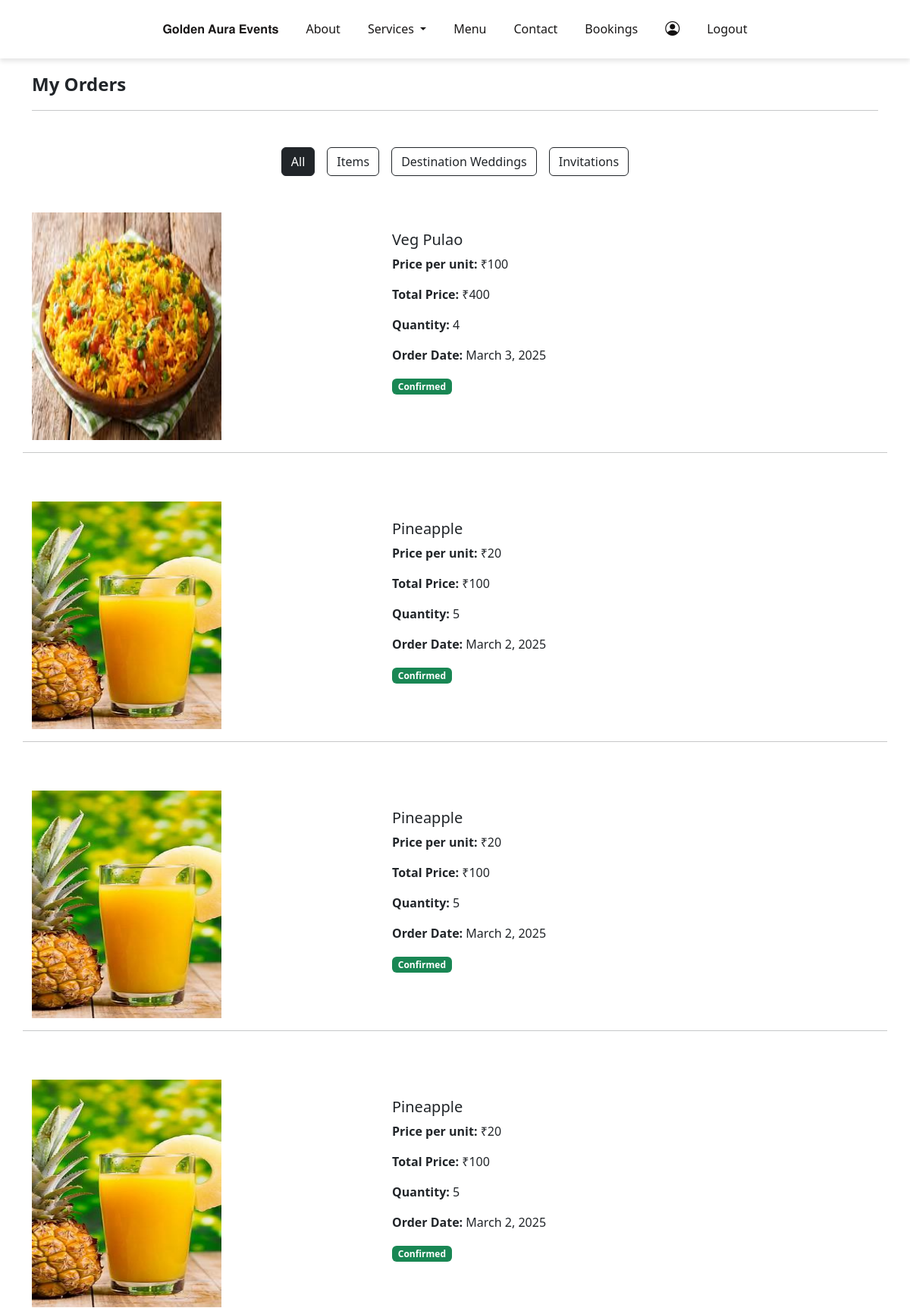
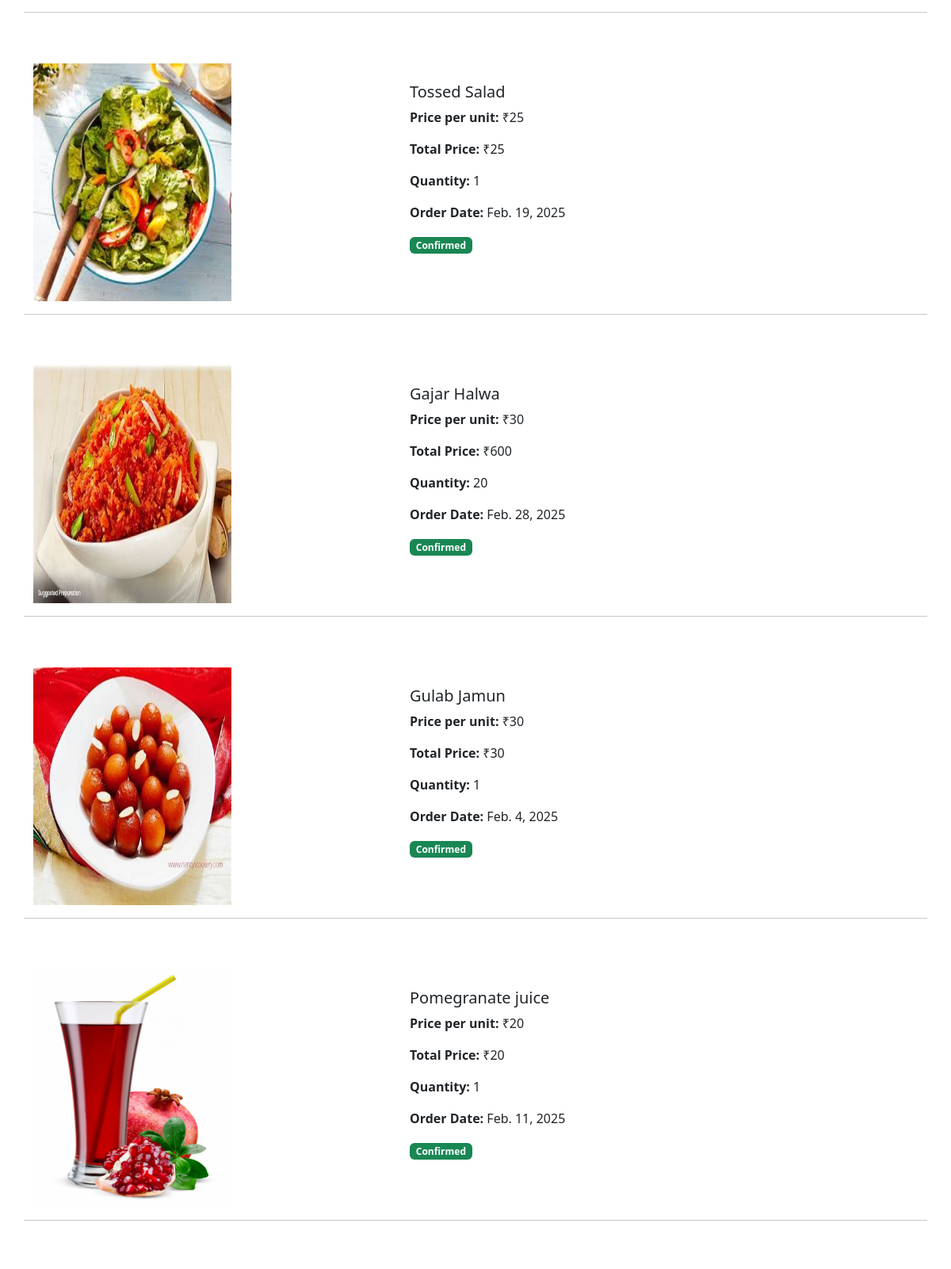
Page /view_bookings/ (signed in, upper part) on the committed database (2 pictures, top to bottom).
### app/models.py (models this page shows, shortened)
class BuyItem(models.Model):
    user=models.ForeignKey(User,on_delete=models.CASCADE)
    item = models.ForeignKey(Item, on_delete=models.CASCADE)
    quantity = models.PositiveIntegerField(default=1)
    price=models.IntegerField()
    date = models.DateField()
    purchase_date = models.DateField(auto_now_add=True)
    address = models.ForeignKey(Address, on_delete=models.CASCADE)
    is_confirmed = models.BooleanField(default=False)
    order=models.ForeignKey(Order,on_delete=models.CASCADE,null=True)

class Item(models.Model):
    category = models.ForeignKey(ItemCategory, on_delete=models.CASCADE)
    name = models.CharField(max_length=100)
    img = models.FileField()

### app/views.py (the view)
# urls.py: path('view_bookings/', views.view_bookings, name='view_bookings'),
def view_bookings(req):
    user = get_object_or_404(User, username=req.session.get('user'))
    items = BuyItem.objects.filter(user=user).select_related('item').order_by('-id')
    weddings = BuyDesWedding.objects.filter(user=user).select_related('des').order_by('-id')
    invitations = BuyInv.objects.filter(user=user).select_related('inv').order_by('-id')
    for booking in items:
        booking.total_price = booking.price * booking.quantity
    for booking in invitations:
        booking.total_price = booking.price * booking.qty
    for booking in weddings:
        booking.total_price = booking.price  # No quantity field, so just assign price
    context = {
        'items': items,
        'weddings': weddings,
        'invitations': invitations,
    }
    return render(req, 'user/view_bookings.html', context)

### templates/user/view_bookings.html (shortened to what this page needs)
<!DOCTYPE html>
<html lang="en">
<head>
    {% load static %}
    <link rel="stylesheet" href="{% static '/css/user_home.css' %}">
    <link href="https://cdn.jsdelivr.net/npm/bootstrap@5.3.0-alpha1/dist/css/bootstrap.min.css" rel="stylesheet">
  <link rel="stylesheet" href="https://cdn.jsdelivr.net/npm/bootstrap-icons@1.11.3/font/bootstrap-icons.min.css">
  <link rel="stylesheet" href="https://cdnjs.cloudflare.com/ajax/libs/font-awesome/6.5.1/css/all.min.css">
</head>
<body>
  <nav class="navbar navbar-expand-lg">
    <div class="container-fluid">
        <div class="collapse navbar-collapse" id="navbarNav">
            <ul class="navbar-nav ms-auto">
                <li class="nav-item">
                    <a class="nav-link" href="../">𝐆𝐨𝐥𝐝𝐞𝐧 𝐀𝐮𝐫𝐚 𝐄𝐯𝐞𝐧𝐭𝐬 </a>
                </li>
                <li class="nav-item">
                    <a class="nav-link" href="../about">About</a>
                </li>
                <li class="nav-item dropdown">
                    <a class="nav-link dropdown-toggle" href="#" id="navbarDropdown" role="button" data-bs-toggle="dropdown" aria-expanded="false">
                        Services
                    </a>
                </li>
                <li class="nav-item">
                    <a class="nav-link" href="../item">Menu</a>
                </li>
                <li class="nav-item">
                    <a class="nav-link" href="../contact">Contact</a>
                </li>
                <li class="nav-item">
                    <a class="nav-link" href="../view_bookings">Bookings</a>
                </li>
                <li class="nav-item">
                    <a class="nav-link" href="../profile">
                      <i style="color:rgb(19, 17, 17); font-weight: bolder; font-size: 19px;" class="bi bi-person-circle"></i>
                    </a>
                </li>
                <li class="nav-item">
                    <a class="nav-link" href="../logout">Logout</a>
                </li>
            </ul>
        </div>
    </div>
</nav>
<div class="container mt-3">
  <b style="font-size: 1.5rem;">My Orders</b>
  <hr class="mt-3 mb-5">
  <div class="d-flex justify-content-center mb-4">
      <button class="btn btn-outline-dark mx-2 active" onclick="filterOrders('all')">All</button>
      <button class="btn btn-outline-dark mx-2" onclick="filterOrders('items')">Items</button>
      <button class="btn btn-outline-dark mx-2" onclick="filterOrders('weddings')">Destination Weddings</button>
      <button class="btn btn-outline-dark mx-2" onclick="filterOrders('invitations')">Invitations</button>
  </div>
  {% for order in items %}
  <div class="order-card items row mt-5">
      <div class="col-lg-5">
          <img src="{{ order.item.img.url }}" class="img-fluid" alt="Item Image" style="width:250px; height: 300px;">
      </div>
      <div class="col-lg-6 mt-4">
          <h5>{{ order.item.name }}</h5>
          <p><b>Price per unit:</b> ₹{{ order.price }}</p>
          <p><b>Total Price:</b> ₹{{ order.total_price }}</p>
          <p><b>Quantity:</b> {{ order.quantity }}</p>
          <p><b>Order Date:</b> {{ order.date }}</p>
          <div>
              <span class="badge {% if order.is_confirmed %}bg-success{% else %}bg-warning{% endif %}">
                  {% if order.is_confirmed %}Confirmed{% else %}Pending{% endif %}
              </span>
          </div>
      </div>
      <hr class="mt-3 mb-3">
  </div>
  {% endfor %}
</div>
</body>
</html>

### templates/user/view_bookings.html (style rules this page uses)
.navbar { position: relative; width: 100%; background: transparent; transition: background 0.3s ease-in-out; z-index: 10; background: white; padding: 1rem 2rem; box-shadow: 0 4px 6px rgba(0, 0, 0, 0.1); }
.navbar .nav-link { color: rgb(25, 23, 23) !important; font-size: 1rem; transition: color 0.3s ease-in-out; }
.navbar-nav { margin: 0 auto; display: flex; justify-content: center; align-items: center; }
.navbar-nav .nav-link { font-size: 1rem; font-weight: 500; margin: 0 10px; color: #e5dfdf; transition: color 0.3s; }

### rows in the picture
BuyItem: item.img (picture), item.name "Veg Pulao", price "100", total_price "400", quantity "4", date "March 3, 2025", is_confirmed "Confirmed"
BuyItem: item.img (picture), item.name "Pineapple", price "20", total_price "100", quantity "5", date "March 2, 2025", is_confirmed "Confirmed"
BuyItem: item.img (picture), item.name "Pineapple", price "20", total_price "100", quantity "5", date "March 2, 2025", is_confirmed "Confirmed"
BuyItem: item.img (picture), item.name "Pineapple", price "20", total_price "100", quantity "5", date "March 2, 2025", is_confirmed "Confirmed"
BuyItem: item.img (picture), item.name "Tossed Salad", price "25", total_price "25", quantity "1", date "Feb. 19, 2025", is_confirmed "Confirmed"
BuyItem: item.img (picture), item.name "Gajar Halwa", price "30", total_price "600", quantity "20", date "Feb. 28, 2025", is_confirmed "Confirmed"
BuyItem: item.img (picture), item.name "Gulab Jamun", price "30", total_price "30", quantity "1", date "Feb. 4, 2025", is_confirmed "Confirmed"
BuyItem: item.img (picture), item.name "Pomegranate juice", price "20", total_price "20", quantity "1", date "Feb. 11, 2025", is_confirmed "Confirmed"
